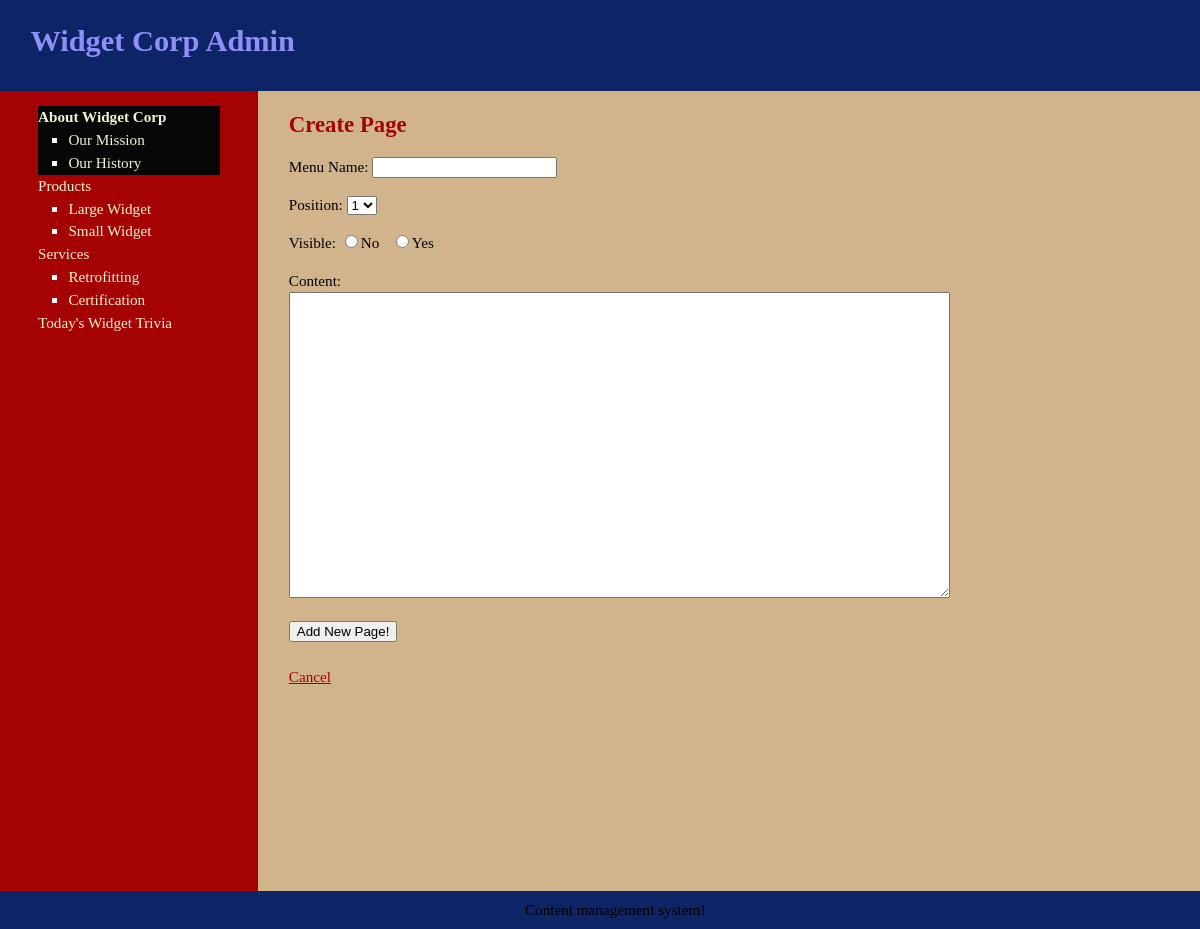
/public/addNewPage.php?subject=1 (signed in), run on the app's committed database.
### tables this page shows
CREATE TABLE `subjects` (
  `id` int(10) NOT NULL,
  `menu_name` varchar(32) NOT NULL,
  `position` int(4) NOT NULL,
  `visible` tinyint(1) NOT NULL
);

CREATE TABLE `pages` (
  `id` int(10) NOT NULL,
  `subject_id` int(10) NOT NULL,
  `menu_name` varchar(32) NOT NULL,
  `position` int(4) NOT NULL,
  `visible` tinyint(1) NOT NULL,
  `content` text DEFAULT NULL
);

### public/addNewPage.php (the view, shortened to what this page needs)
<?php require_once("../includefiles/db.php"); ?>
<?php require_once("../includefiles/functions.php"); ?>
<?php find_selected_page_from_subject(); ?>
<?php include("../includefiles/header.php"); ?>
<div id="main">
    <div id="navigation">
        <?php echo navigation($current_subject, $current_page); ?>
    </div>
    <div id="page">
        <h2>Create Page</h2>
        <form action="addNewPage.php?subject=<?php echo urlencode($current_subject["id"]); ?>" method="post">
            <p>Menu Name:
                <input type="text" name="menu_name" value="" />
            </p>
            <p>Position:
                <select name="position">
                <?php
                    $page_set = find_pages_for_subjects($current_subject["id"]);
                    $page_count = mysqli_num_rows($page_set);
                    for($count=1; $count <= ($page_count + 1); $count++)
                    {
                        echo "<option value=\"{$count}\">{$count}</option>";
                    }
                ?>
                </select>
            </p>
            <p>Visible:
                <input type="radio" name="visible" value="0" />No
                &nbsp;
                <input type="radio" name="visible" value="1" />Yes
            </p>
            <p>Content:<br />
                <textarea name="content" cols="80" rows="20"></textarea>
            </p>
            <input type="submit" name="submit" value="Add New Page!" />
        </form>
        <br />
        <a href="manageWebsiteContent.php?subject=<?php echo urlencode($current_subject["id"]); ?>">Cancel</a>
    </div>
</div>
<?php include("../includefiles/footer.php"); ?>

### includefiles/functions.php (shortened to what this page needs)
<?php
    function find_all_subjects($public=true) {
        global $connection;
        $query = "SELECT * ";
        $query .= "FROM subjects ";
        $query .= "ORDER BY position ASC";
        $subjects = mysqli_query($connection, $query);
        return $subjects;
    }
    function find_pages_for_subjects($subject_id, $public=true) {
        global $connection;
        $final_subject_id = mysqli_real_escape_string($connection, $subject_id);
        $query = "SELECT * ";
        $query .= "FROM pages ";
        $query .= "WHERE subject_id = {$final_subject_id} ";
        if($public) {
            $query .= "AND visible = 1 ";
        }
        $query .= "ORDER BY position ASC";
        $pages = mysqli_query($connection, $query);
        return $pages;
    }
    function find_pages_for_subjects_admin_view($subject_id) {
        global $connection;
        $final_subject_id = mysqli_real_escape_string($connection, $subject_id);
        $query = "SELECT * ";
        $query .= "FROM pages ";
        $query .= "WHERE subject_id = {$final_subject_id} ";
        $query .= "ORDER BY position ASC";
        $pages = mysqli_query($connection, $query);
        return $pages;
    }
    function find_subject_by_id($subject_id, $public=true) {
        global $connection;
        $final_subject_id = mysqli_real_escape_string($connection, $subject_id);
        $query = "SELECT * ";
        $query .= "FROM subjects ";
        $query .= "WHERE id = {$final_subject_id} ";
        $query .= "LIMIT 1";
        $subjects = mysqli_query($connection, $query);
        if($subject = mysqli_fetch_assoc($subjects)) {
            return $subject;
        } else {
            return null;
        }
    }
    function find_selected_page_from_subject($public=false) {
        if(isset($_GET["subject"])) {
            $current_subject = find_subject_by_id($_GET["subject"], $public);
            if($current_subject && $public) {
                $current_page = find_default_page_for_subject($current_subject["id"]);
            } else {
                $current_page = null;
            }
        } elseif (isset($_GET["page"])) {
            $current_subject = null;
            $current_page = find_page_by_id($_GET["page"], $public);
        } else {
            $current_subject = null;
            $current_page = null;
        }
    }
    function navigation($subject_array, $page_array) {
        $output = "<ul class=\"subjects\">";
        $get_all_subjects = find_all_subjects(false);
        while($subject = mysqli_fetch_assoc($get_all_subjects)) {
            $output .= "<li";
                if( $subject_array && $subject['id'] == $subject_array['id'] ) {
                    $output .= " class=\"selected\"";
                }
                $output .= ">";
                $output .= "<a href=\"manageWebsiteContent.php?subject=";
                $output .= urlencode($subject['id']);
                $output .= "\">";
                $output .= htmlentities($subject["menu_name"]);
                $output .= "</a>";
                $get_all_pages = find_pages_for_subjects_admin_view($subject['id']);
                $output .= "<ul class=\"pages\">";
                while($page = mysqli_fetch_assoc($get_all_pages)) {
                    $output .= " <li";
                    $output .= ">";
                    $output .= "<a href=\"manageWebsiteContent.php?page=";
                    $output .= urlencode($page['id']);
                    $output .= "\">";
                    $output .= htmlentities($page["menu_name"]);
                    $output .= "</a></li>";
                }
                $output .= "</ul></li>";
            }
        $output .= "</ul>";
        return $output;
    }
?>

### css/style.css (style rules this page uses)
html { height:100%; width:100% }
body { width: 100%; height: 100%; margin:0; padding: 0; border:0; font-family: Verdana, Tahoma, serif; font-size: 0.95em; line-height: 1.5em; background: rgb(210, 180, 140); }
a { color: rgb(165, 3, 3);; }
#main { height: 100%; width: 100%; margin: 0; padding: 0; background-color: rgb(210, 180, 140); }
#navigation { float: left; width: 12em; height: 100%; margin: 0; padding: 0 2.5em; color: rgb(3, 3, 51); background-color: rgb(165, 3, 3); }
#navigation a { color: rgb(243, 243, 209);; text-decoration: none; }
#page { float: left; height: 100%; padding-left: 2em; vertical-align: top; background-color: rgb(210, 180, 140); }
#page h2 { color: rgb(165, 3, 3);; margin-top: 1em; }
ul.subjects { margin: 1em 0; padding-left: 0; list-style: none; }
ul.pages { padding-left: 2em; list-style: square; color: rgb(253, 251, 251); font-weight: normal; }
.selected { font-weight: bold; background-color: rgb(7, 7, 7); color: rgb(253, 251, 251); }

### data on the page
subjects: value "About Widget Corp"
pages: value "Our Mission"
pages: value "Our History"
subjects: value "Products"
pages: value "Large Widget"
pages: value "Small Widget"
subjects: value "Services"
pages: value "Retrofitting"
pages: value "Certification"
subjects: value "Today's Widget Trivia"

### other printed values
form field position "1"
